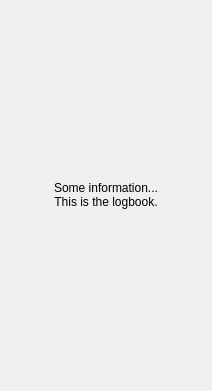
<?xml version="1.0" encoding="UTF-8"?>
<ui version="4.0">
 <class>WdgSidebar</class>
 <widget class="QWidget" name="WdgSidebar">
  <property name="geometry">
   <rect>
    <x>0</x>
    <y>0</y>
    <width>212</width>
    <height>391</height>
   </rect>
  </property>
  <property name="windowTitle">
   <string>Form</string>
  </property>
  <layout class="QGridLayout" name="gridLayout">
   <item row="0" column="0">
    <widget class="QLabel" name="label">
     <property name="text">
      <string>&lt;html&gt;&lt;head/&gt;&lt;body&gt;&lt;p align=&quot;center&quot;&gt;Some information...&lt;br/&gt;This is the logbook.&lt;/p&gt;&lt;/body&gt;&lt;/html&gt;</string>
     </property>
     <property name="alignment">
      <set>Qt::AlignCenter</set>
     </property>
    </widget>
   </item>
  </layout>
 </widget>
 <resources/>
 <connections/>
</ui>
